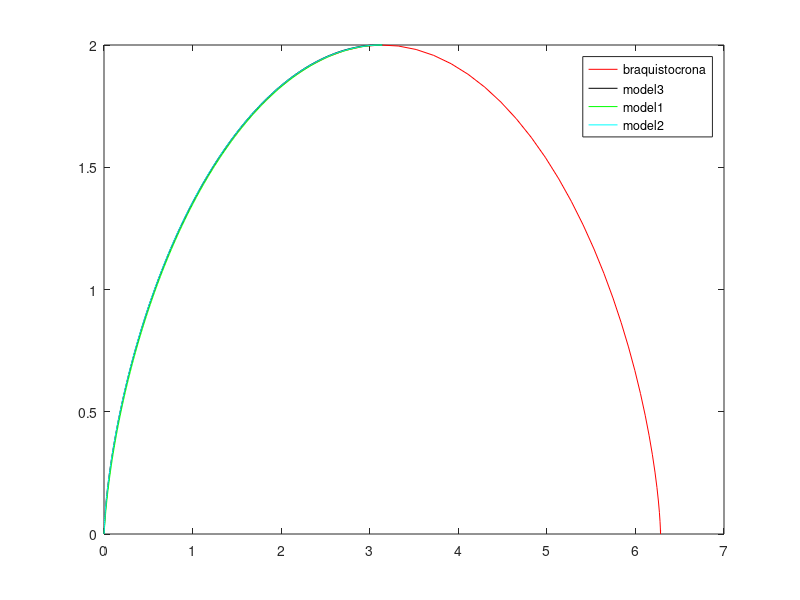

This figure's MATLAB source:
n = 501;

t = linspace(0,10,100);

x_cic =zeros(100,1);
y_cic =zeros(100,1);

for i = 1:100
    x_cic(i) = (t(i) - sin(t(i))); % radi = 1
    y_cic(i) = (1 - cos(t(i)));
end

plot(x_cic(1:65),y_cic(1:65),'r') 
hold on                           
                                  

A = [ 0 0.0001       126 0.0190643    252 0.149674     378 0.742756
  1 0.0002       127 0.0194106    253 0.151837     379 0.751237
  2 0.0003       128 0.0197631    254 0.154026     380 0.759803
  3 0.0004       129 0.0201217    255 0.156242     381 0.768454
  4 0.0005       130 0.0204866    256 0.158486     382 0.777191
  5 0.0006       131 0.0208579    257 0.160756     383 0.786016
  6 0.0007       132 0.0212357    258 0.163054     384 0.794928
  7 0.0008       133 0.02162      259 0.16538      385 0.80393
  8 0.0009       134 0.0220109    260 0.167734     386 0.81302
  9 0.001        135 0.0224086    261 0.170117     387 0.822202
 10 0.0011       136 0.0228131    262 0.172528     388 0.831474
 11 0.0012       137 0.0232245    263 0.174969     389 0.840839
 12 0.0013       138 0.023643     264 0.177439     390 0.850297
 13 0.0014       139 0.0240685    265 0.179938     391 0.859849
 14 0.0015       140 0.0245012    266 0.182467     392 0.869496
 15 0.0016       141 0.0249413    267 0.185026     393 0.879239
 16 0.0017       142 0.0253887    268 0.187616     394 0.889079
 17 0.0018       143 0.0258437    269 0.190237     395 0.899017
 18 0.0019       144 0.0263062    270 0.192888     396 0.909054
 19 0.002        145 0.0267765    271 0.195571     397 0.919191
 20 0.0021       146 0.0272545    272 0.198285     398 0.929428
 21 0.0022       147 0.0277405    273 0.201032     399 0.939768
 22 0.0023       148 0.0282345    274 0.20381      400 0.950211
 23 0.0024       149 0.0287366    275 0.206622     401 0.960757
 24 0.0025       150 0.0292469    276 0.209466     402 0.971409
 25 0.0026       151 0.0297655    277 0.212343     403 0.982168
 26 0.0027       152 0.0302926    278 0.215254     404 0.993033
 27 0.0028       153 0.0308282    279 0.218198     405 1.00401
 28 0.0029       154 0.0313725    280 0.221177     406 1.01509
 29 0.003        155 0.0319256    281 0.22419      407 1.02629
 30 0.0031       156 0.0324876    282 0.227238     408 1.03759
 31 0.0032       157 0.0330586    283 0.230321     409 1.04901
 32 0.0033       158 0.0336386    284 0.233439     410 1.06055
 33 0.0034       159 0.0342279    285 0.236594     411 1.0722
 34 0.0035       160 0.0348266    286 0.239784     412 1.08397
 35 0.0036       161 0.0354347    287 0.243011     413 1.09585
 36 0.0037       162 0.0360524    288 0.246274     414 1.10786
 37 0.0038       163 0.0366799    289 0.249575     415 1.11999
 38 0.0039       164 0.0373171    290 0.252913     416 1.13224
 39 0.004        165 0.0379643    291 0.256289     417 1.14461
 40 0.0041       166 0.0386216    292 0.259703     418 1.15711
 41 0.0042       167 0.0392891    293 0.263155     419 1.16974
 42 0.0043       168 0.0399669    294 0.266647     420 1.1825
 43 0.0044       169 0.0406551    295 0.270177     421 1.19539
 44 0.0045       170 0.041354     296 0.273748     422 1.20841
 45 0.0046       171 0.0420635    297 0.277358     423 1.22156
 46 0.0047       172 0.0427839    298 0.281009     424 1.23485
 47 0.0048       173 0.0435153    299 0.2847       425 1.24827
 48 0.0049       174 0.0442578    300 0.288433     426 1.26184
 49 0.005        175 0.0450116    301 0.292206     427 1.27554
 50 0.0051       176 0.0457767    302 0.296022     428 1.28939
 51 0.0052       177 0.0465534    303 0.29988      429 1.30338
 52 0.0053       178 0.0473417    304 0.30378      430 1.31752
 53 0.0054       179 0.0481418    305 0.307724     431 1.3318
 54 0.0055       180 0.0489538    306 0.311711     432 1.34624
 55 0.0056       181 0.049778     307 0.315741     433 1.36083
 56 0.0057       182 0.0506144    308 0.319816     434 1.37557
 57 0.0058       183 0.0514632    309 0.323936     435 1.39047
 58 0.0059       184 0.0523245    310 0.3281       436 1.40554
 59 0.006        185 0.0531984    311 0.33231      437 1.42076
 60 0.0061       186 0.0540852    312 0.336565     438 1.43615
 61 0.0062       187 0.0549849    313 0.340867     439 1.4517
 62 0.0063       188 0.0558978    314 0.345216     440 1.46743
 63 0.0064       189 0.0568239    315 0.349611     441 1.48332
 64 0.0065       190 0.0577635    316 0.354054     442 1.49939
 65 0.00660185   191 0.0587166    317 0.358545     443 1.51564
 66 0.00670599   192 0.0596835    318 0.363084     444 1.53207
 67 0.00681247   193 0.0606643    319 0.367672     445 1.54869
 68 0.00692134   194 0.0616592    320 0.37231      446 1.5655
 69 0.00703262   195 0.0626682    321 0.376996     447 1.58249
 70 0.00714637   196 0.0636917    322 0.381734     448 1.59967
 71 0.00726263   197 0.0647297    323 0.386521     449 1.61706
 72 0.00738144   198 0.0657824    324 0.39136      450 1.63465
 73 0.00750285   199 0.06685      325 0.39625      451 1.65245
 74 0.00762691   200 0.0679326    326 0.401192     452 1.67046
 75 0.00775366   201 0.0690305    327 0.406186     453 1.68868
 76 0.00788314   202 0.0701437    328 0.411233     454 1.70712
 77 0.0080154    203 0.0712726    329 0.416334     455 1.72578
 78 0.00815049   204 0.0724171    330 0.421488     456 1.74468
 79 0.00828846   205 0.0735776    331 0.426697     457 1.76381
 80 0.00842937   206 0.0747541    332 0.431961     458 1.78317
 81 0.00857325   207 0.075947     333 0.43728      459 1.80278
 82 0.00872015   208 0.0771563    334 0.442654     460 1.82265
 83 0.00887013   209 0.0783822    335 0.448085     461 1.84278
 84 0.00902324   210 0.0796249    336 0.453573     462 1.86316
 85 0.00917954   211 0.0808846    337 0.459118     463 1.88381
 86 0.00933907   212 0.0821615    338 0.464721     464 1.90477
 87 0.00950189   213 0.0834558    339 0.470382     465 1.92599
 88 0.00966805   214 0.0847676    340 0.476101     466 1.94752
 89 0.0098376    215 0.0860972    341 0.481881     467 1.96936
 90 0.0100106    216 0.0874448    342 0.48772      468 1.99152
 91 0.0101871    217 0.0888105    343 0.493619     469 2.01399
 92 0.0103672    218 0.0901945    344 0.49958      470 2.03681
 93 0.0105509    219 0.0915971    345 0.505602     471 2.05996
 94 0.0107383    220 0.0930184    346 0.511686     472 2.08349
 95 0.0109294    221 0.0944586    347 0.517833     473 2.10738
 96 0.0111244    222 0.0959179    348 0.524043     474 2.13167
 97 0.0113231    223 0.0973966    349 0.530317     475 2.15636
 98 0.0115258    224 0.0988949    350 0.536655     476 2.18148
 99 0.0117325    225 0.100413     351 0.543058     477 2.20706
100 0.0119433    226 0.101951     352 0.549526     478 2.23313
101 0.0121581    227 0.103509     353 0.556061     479 2.25969
102 0.0123771    228 0.105088     354 0.562662     480 2.28676
103 0.0126003    229 0.106687     355 0.569331     481 2.31438
104 0.0128279    230 0.108307     356 0.576067     482 2.34256
105 0.0130598    231 0.109948     357 0.582872     483 2.3714
106 0.0132961    232 0.11161      358 0.589746     484 2.4009
107 0.013537     233 0.113294     359 0.59669      485 2.43111
108 0.0137824    234 0.114999     360 0.603704     486 2.46209
109 0.0140325    235 0.116727     361 0.610789     487 2.49391
110 0.0142873    236 0.118476     362 0.617946     488 2.52666
111 0.0145468    237 0.120248     363 0.625175     489 2.56042
112 0.0148112    238 0.122043     364 0.632477     490 2.59531
113 0.0150805    239 0.12386      365 0.639852     491 2.63148
114 0.0153549    240 0.1257       366 0.647302     492 2.66911
115 0.0156342    241 0.127564     367 0.654827     493 2.70847
116 0.0159188    242 0.129452     368 0.662428     494 2.74982
117 0.0162086    243 0.131363     369 0.670105     495 2.79365
118 0.0165036    244 0.133298     370 0.677859     496 2.84064
119 0.0168041    245 0.135257     371 0.685692     497 2.89195
120 0.01711      246 0.137241     372 0.693601     498 2.94939
121 0.0174214    247 0.13925      373 0.701591     499 3.01837
122 0.0177384    248 0.141284     374 0.709661     500 3.1415
123 0.0180611    249 0.143343     375 0.717811     501 0
124 0.0183896    250 0.145427     376 0.726044     502 0
125 0.018724     251 0.147538     377 0.734358     503 0 ];

x_1 = A(:,[2 4,6,8]);

x_1 = reshape(x_1,n+3,1);

B = [ 0 0.0001        126 0.105355      252 0.438992      378 1.1582
  1 0.000260306   127 0.106823      253 0.44307       379 1.16543
  2 0.000478011   128 0.108307      254 0.447173      380 1.17267
  3 0.000742693   129 0.109805      255 0.451302      381 1.17994
  4 0.00104739    130 0.111319      256 0.455457      382 1.18722
  5 0.00138708    131 0.112848      257 0.459637      383 1.19452
  6 0.00175788    132 0.114393      258 0.463843      384 1.20183
  7 0.00215671    133 0.115953      259 0.468076      385 1.20917
  8 0.00258099    134 0.117529      260 0.472334      386 1.21652
  9 0.00302853    135 0.11912       261 0.476618      387 1.22388
 10 0.00349746    136 0.120727      262 0.480929      388 1.23127
 11 0.00398611    137 0.12235       263 0.485265      389 1.23866
 12 0.004493      138 0.123989      264 0.489628      390 1.24608
 13 0.00501681    139 0.125644      265 0.494017      391 1.2535
 14 0.00555632    140 0.127315      266 0.498432      392 1.26094
 15 0.00611045    141 0.129003      267 0.502874      393 1.2684
 16 0.00667817    142 0.130707      268 0.507341      394 1.27587
 17 0.00725855    143 0.132427      269 0.511835      395 1.28336
 18 0.00785074    144 0.134164      270 0.516356      396 1.29085
 19 0.00845392    145 0.135917      271 0.520903      397 1.29836
 20 0.00906736    146 0.137687      272 0.525476      398 1.30589
 21 0.00969033    147 0.139474      273 0.530076      399 1.31342
 22 0.0103222     148 0.141278      274 0.534702      400 1.32097
 23 0.0109623     149 0.143099      275 0.539355      401 1.32853
 24 0.0116101     150 0.144937      276 0.544035      402 1.3361
 25 0.0122651     151 0.146793      277 0.548741      403 1.34368
 26 0.0129267     152 0.148665      278 0.553474      404 1.35127
 27 0.0135944     153 0.150555      279 0.558233      405 1.35887
 28 0.0142678     154 0.152463      280 0.563019      406 1.36648
 29 0.0149464     155 0.154388      281 0.567832      407 1.3741
 30 0.0156298     156 0.15633       282 0.572672      408 1.38173
 31 0.0163177     157 0.158291      283 0.577538      409 1.38937
 32 0.0170096     158 0.160269      284 0.582431      410 1.39701
 33 0.0177052     159 0.162266      285 0.587351      411 1.40466
 34 0.0184042     160 0.16428       286 0.592298      412 1.41232
 35 0.0191062     161 0.166313      287 0.597272      413 1.41999
 36 0.019811      162 0.168363      288 0.602272      414 1.42765
 37 0.0205182     163 0.170433      289 0.607299      415 1.43533
 38 0.0212277     164 0.17252       290 0.612354      416 1.44301
 39 0.0219391     165 0.174626      291 0.617435      417 1.4507
 40 0.0226522     166 0.176751      292 0.622542      418 1.45838
 41 0.0233667     167 0.178895      293 0.627677      419 1.46608
 42 0.0240826     168 0.181057      294 0.632839      420 1.47377
 43 0.0247994     169 0.183238      295 0.638027      421 1.48147
 44 0.0255172     170 0.185438      296 0.643243      422 1.48917
 45 0.0262355     171 0.187657      297 0.648485      423 1.49687
 46 0.0269544     172 0.189896      298 0.653754      424 1.50457
 47 0.0276736     173 0.192154      299 0.659051      425 1.51227
 48 0.028393      174 0.194431      300 0.664374      426 1.51997
 49 0.0291124     175 0.196728      301 0.669724      427 1.52767
 50 0.0298317     176 0.199044      302 0.6751        428 1.53536
 51 0.0305508     177 0.20138       303 0.680504      429 1.54305
 52 0.0312694     178 0.203735      304 0.685934      430 1.55074
 53 0.0319876     179 0.206111      305 0.691391      431 1.55843
 54 0.0327052     180 0.208506      306 0.696875      432 1.56611
 55 0.0334221     181 0.210921      307 0.702386      433 1.57378
 56 0.0341383     182 0.213357      308 0.707924      434 1.58145
 57 0.0348535     183 0.215813      309 0.713488      435 1.58911
 58 0.0355678     184 0.218289      310 0.719079      436 1.59677
 59 0.036281      185 0.220786      311 0.724696      437 1.60441
 60 0.0369931     186 0.223303      312 0.73034       438 1.61205
 61 0.037704      187 0.22584       313 0.736011      439 1.61967
 62 0.0384136     188 0.228398      314 0.741709      440 1.62729
 63 0.0391219     189 0.230977      315 0.747433      441 1.63489
 64 0.0398289     190 0.233577      316 0.753183      442 1.64248
 65 0.0405433     191 0.236198      317 0.75896       443 1.65006
 66 0.0412672     192 0.23884       318 0.764764      444 1.65762
 67 0.0420007     193 0.241503      319 0.770593      445 1.66516
 68 0.0427439     194 0.244187      320 0.776449      446 1.6727
 69 0.0434969     195 0.246892      321 0.782332      447 1.68021
 70 0.0442597     196 0.249619      322 0.78824       448 1.6877
 71 0.0450324     197 0.252367      323 0.794175      449 1.69517
 72 0.0458151     198 0.255137      324 0.800136      450 1.70263
 73 0.046608      199 0.257929      325 0.806123      451 1.71006
 74 0.047411      200 0.260742      326 0.812136      452 1.71747
 75 0.0482243     201 0.263577      327 0.818175      453 1.72485
 76 0.0490479     202 0.266434      328 0.82424       454 1.73221
 77 0.049882      203 0.269313      329 0.830331      455 1.73954
 78 0.0507265     204 0.272214      330 0.836447      456 1.74685
 79 0.0515817     205 0.275137      331 0.842589      457 1.75412
 80 0.0524476     206 0.278083      332 0.848757      458 1.76136
 81 0.0533242     207 0.281051      333 0.85495       459 1.76857
 82 0.0542117     208 0.284041      334 0.861169      460 1.77575
 83 0.0551102     209 0.287054      335 0.867413      461 1.7829
 84 0.0560196     210 0.290089      336 0.873682      462 1.79
 85 0.0569402     211 0.293147      337 0.879977      463 1.79707
 86 0.057872      212 0.296228      338 0.886296      464 1.8041
 87 0.0588151     213 0.299331      339 0.892641      465 1.81109
 88 0.0597696     214 0.302458      340 0.89901       466 1.81803
 89 0.0607355     215 0.305607      341 0.905404      467 1.82493
 90 0.061713      216 0.30878       342 0.911823      468 1.83178
 91 0.0627021     217 0.311975      343 0.918266      469 1.83858
 92 0.063703      218 0.315194      344 0.924734      470 1.84533
 93 0.0647156     219 0.318437      345 0.931227      471 1.85203
 94 0.0657402     220 0.321702      346 0.937743      472 1.85867
 95 0.0667768     221 0.324991      347 0.944284      473 1.86524
 96 0.0678255     222 0.328304      348 0.950849      474 1.87176
 97 0.0688863     223 0.33164       349 0.957437      475 1.87821
 98 0.0699594     224 0.335         350 0.964049      476 1.88459
 99 0.0710449     225 0.338384      351 0.970685      477 1.89091
100 0.0721428     226 0.341791      352 0.977345      478 1.89716
101 0.0732532     227 0.345223      353 0.984027      479 1.90333
102 0.0743763     228 0.348678      354 0.990733      480 1.90941
103 0.0755121     229 0.352158      355 0.997462      481 1.91541
104 0.0766607     230 0.355662      356 1.00421       482 1.92132
105 0.0778221     231 0.35919       357 1.01099       483 1.92713
106 0.0789966     232 0.362742      358 1.01779       484 1.93285
107 0.0801841     233 0.366319      359 1.02461       485 1.93846
108 0.0813848     234 0.36992       360 1.03145       486 1.94396
109 0.0825988     235 0.373545      361 1.03831       487 1.94934
110 0.0838262     236 0.377195      362 1.0452        488 1.95459
111 0.085067      237 0.38087       363 1.05211       489 1.95971
112 0.0863213     238 0.38457       364 1.05903       490 1.96468
113 0.0875893     239 0.388294      365 1.06598       491 1.9695
114 0.0888709     240 0.392043      366 1.07296       492 1.97415
115 0.0901664     241 0.395817      367 1.07995       493 1.97861
116 0.0914757     242 0.399616      368 1.08696       494 1.98286
117 0.0927991     243 0.40344       369 1.094         495 1.98687
118 0.0941366     244 0.407289      370 1.10105       496 1.99062
119 0.0954883     245 0.411163      371 1.10813       497 1.99405
120 0.0968542     246 0.415063      372 1.11522       498 1.99706
121 0.0982345     247 0.418987      373 1.12233       499 1.99947
122 0.0996293     248 0.422937      374 1.12947       500 2
123 0.101039      249 0.426913      375 1.13662       501 0
124 0.102463      250 0.430914      376 1.1438        502 0
125 0.103901      251 0.43494       377 1.15099       503 0 ];

y_1 = B(:,[2 4,6,8]);

y_1 = reshape(y_1,n+3,1);



plot(x_1(1:n),y_1(1:n),'k')
hold on

a = 3.1415; 
x_2=zeros(n,1); % Discretitzem x
for i = 1:n 
    x_2(i) = a*((i-1)/(n-1))^2;
end

C = [   0 1e-07             167     0.736442      334     1.58784
  1     7.90684e-06   168     0.741928      335     1.59211
  2     5.67358e-05   169     0.747415      336     1.59636
  3     0.000181084   170     0.752902      337     1.6006
  4     0.00040485    171     0.75839       338     1.60482
  5     0.000744958   172     0.763878      339     1.60903
  6     0.00121374    173     0.769366      340     1.61322
  7     0.00182018    174     0.774854      341     1.6174
  8     0.00257072    175     0.780342      342     1.62156
  9     0.0034697     176     0.785831      343     1.6257
 10     0.00451975    177     0.791319      344     1.62983
 11     0.00572207    178     0.796806      345     1.63394
 12     0.00707663    179     0.802294      346     1.63804
 13     0.00858238    180     0.80778       347     1.64212
 14     0.0102374     181     0.813266      348     1.64618
 15     0.0120389     182     0.818752      349     1.65023
 16     0.0139836     183     0.824237      350     1.65426
 17     0.0160678     184     0.82972       351     1.65827
 18     0.018287      185     0.835203      352     1.66227
 19     0.0206368     186     0.840684      353     1.66625
 20     0.0231123     187     0.846165      354     1.67021
 21     0.0257084     188     0.851644      355     1.67415
 22     0.0284201     189     0.857122      356     1.67808
 23     0.0312421     190     0.862598      357     1.68199
 24     0.0341693     191     0.868072      358     1.68588
 25     0.0371966     192     0.873545      359     1.68976
 26     0.0403189     193     0.879016      360     1.69362
 27     0.0435314     194     0.884485      361     1.69746
 28     0.0468292     195     0.889952      362     1.70128
 29     0.0502079     196     0.895417      363     1.70508
 30     0.0536629     197     0.90088       364     1.70887
 31     0.0571903     198     0.906341      365     1.71263
 32     0.0607859     199     0.911799      366     1.71638
 33     0.0644461     200     0.917255      367     1.72011
 34     0.0681673     201     0.922708      368     1.72382
 35     0.0719462     202     0.928159      369     1.72752
 36     0.0757798     203     0.933606      370     1.73119
 37     0.0796652     204     0.939051      371     1.73485
 38     0.0835996     205     0.944493      372     1.73848
 39     0.0875806     206     0.949932      373     1.7421
 40     0.0916058     207     0.955368      374     1.7457
 41     0.0956731     208     0.9608        375     1.74928
 42     0.0997805     209     0.966229      376     1.75283
 43     0.103926      210     0.971655      377     1.75637
 44     0.108108      211     0.977077      378     1.75989
 45     0.112325      212     0.982496      379     1.76339
 46     0.116576      213     0.987911      380     1.76687
 47     0.120858      214     0.993322      381     1.77033
 48     0.125172      215     0.998729      382     1.77377
 49     0.129515      216     1.00413       383     1.77719
 50     0.133887      217     1.00953       384     1.78059
 51     0.138286      218     1.01493       385     1.78397
 52     0.142711      219     1.02032       386     1.78732
 53     0.147163      220     1.0257        387     1.79066
 54     0.151639      221     1.03108       388     1.79398
 55     0.156139      222     1.03646       389     1.79727
 56     0.160663      223     1.04183       390     1.80054
 57     0.16521       224     1.0472        391     1.8038
 58     0.169778      225     1.05257       392     1.80703
 59     0.174368      226     1.05792       393     1.81024
 60     0.178979      227     1.06328       394     1.81342
 61     0.18361       228     1.06863       395     1.81659
 62     0.188261      229     1.07397       396     1.81973
 63     0.192931      230     1.07931       397     1.82286
 64     0.19762       231     1.08464       398     1.82596
 65     0.202327      232     1.08996       399     1.82903
 66     0.207053      233     1.09529       400     1.83209
 67     0.211796      234     1.1006        401     1.83512
 68     0.216556      235     1.10591       402     1.83813
 69     0.221333      236     1.11121       403     1.84112
 70     0.226127      237     1.11651       404     1.84408
 71     0.230936      238     1.1218        405     1.84702
 72     0.235762      239     1.12709       406     1.84994
 73     0.240603      240     1.13237       407     1.85284
 74     0.245459      241     1.13764       408     1.85571
 75     0.25033       242     1.14291       409     1.85856
 76     0.255216      243     1.14817       410     1.86138
 77     0.260116      244     1.15342       411     1.86418
 78     0.265031      245     1.15867       412     1.86696
 79     0.269959      246     1.16391       413     1.86971
 80     0.2749        247     1.16915       414     1.87244
 81     0.279855      248     1.17437       415     1.87515
 82     0.284823      249     1.17959       416     1.87783
 83     0.289804      250     1.18481       417     1.88048
 84     0.294797      251     1.19001       418     1.88311
 85     0.299803      252     1.19521       419     1.88572
 86     0.304821      253     1.2004        420     1.8883
 87     0.309851      254     1.20558       421     1.89085
 88     0.314893      255     1.21076       422     1.89338
 89     0.319946      256     1.21593       423     1.89589
 90     0.32501       257     1.22109       424     1.89837
 91     0.330086      258     1.22624       425     1.90082
 92     0.335173      259     1.23138       426     1.90325
 93     0.34027       260     1.23652       427     1.90565
 94     0.345378      261     1.24165       428     1.90803
 95     0.350496      262     1.24677       429     1.91037
 96     0.355624      263     1.25188       430     1.9127
 97     0.360763      264     1.25698       431     1.91499
 98     0.365911      265     1.26208       432     1.91726
 99     0.371069      266     1.26716       433     1.91951
100     0.376236      267     1.27224       434     1.92172
101     0.381413      268     1.27731       435     1.92391
102     0.386599      269     1.28237       436     1.92607
103     0.391793      270     1.28742       437     1.92821
104     0.396997      271     1.29246       438     1.93031
105     0.402209      272     1.2975        439     1.93239
106     0.40743       273     1.30252       440     1.93444
107     0.412659      274     1.30753       441     1.93646
108     0.417896      275     1.31254       442     1.93846
109     0.423141      276     1.31753       443     1.94042
110     0.428395      277     1.32252       444     1.94236
111     0.433655      278     1.3275        445     1.94427
112     0.438924      279     1.33246       446     1.94615
113     0.4442        280     1.33742       447     1.948
114     0.449483      281     1.34237       448     1.94982
115     0.454773      282     1.3473        449     1.95161
116     0.46007       283     1.35223       450     1.95338
117     0.465374      284     1.35715       451     1.95511
118     0.470685      285     1.36205       452     1.95681
119     0.476002      286     1.36695       453     1.95849
120     0.481326      287     1.37183       454     1.96013
121     0.486656      288     1.37671       455     1.96174
122     0.491992      289     1.38157       456     1.96333
123     0.497334      290     1.38642       457     1.96488
124     0.502682      291     1.39127       458     1.9664
125     0.508036      292     1.3961        459     1.96789
126     0.513395      293     1.40092       460     1.96935
127     0.51876       294     1.40573       461     1.97078
128     0.52413       295     1.41052       462     1.97217
129     0.529506      296     1.41531       463     1.97354
130     0.534886      297     1.42008       464     1.97487
131     0.540272      298     1.42485       465     1.97617
132     0.545662      299     1.4296        466     1.97744
133     0.551057      300     1.43434       467     1.97867
134     0.556457      301     1.43907       468     1.97987
135     0.561861      302     1.44378       469     1.98105
136     0.567269      303     1.44849       470     1.98218
137     0.572682      304     1.45318       471     1.98329
138     0.578098      305     1.45786       472     1.98436
139     0.583519      306     1.46253       473     1.9854
140     0.588944      307     1.46718       474     1.9864
141     0.594372      308     1.47182       475     1.98737
142     0.599804      309     1.47645       476     1.9883
143     0.605239      310     1.48107       477     1.98921
144     0.610678      311     1.48568       478     1.99007
145     0.61612       312     1.49027       479     1.9909
146     0.621565      313     1.49485       480     1.9917
147     0.627014      314     1.49941       481     1.99246
148     0.632465      315     1.50397       482     1.99319
149     0.637919      316     1.50851       483     1.99388
150     0.643375      317     1.51303       484     1.99454
151     0.648835      318     1.51754       485     1.99516
152     0.654296      319     1.52204       486     1.99574
153     0.65976       320     1.52653       487     1.99629
154     0.665227      321     1.531         488     1.9968
155     0.670695      322     1.53546       489     1.99727
156     0.676165      323     1.5399        490     1.99771
157     0.681638      324     1.54433       491     1.99811
158     0.687112      325     1.54875       492     1.99847
159     0.692588      326     1.55315       493     1.9988
160     0.698065      327     1.55754       494     1.99908
161     0.703544      328     1.56191       495     1.99933
162     0.709024      329     1.56627       496     1.99954
163     0.714506      330     1.57061       497     1.99972
164     0.719988      331     1.57494       498     1.99985
165     0.725472      332     1.57925       499     1.99994
166     0.730956      333     1.58355       500     2 ];



y_2 = C(:,[2 4,6]);

y_2 = reshape(y_2,n,1);

plot(x_2,y_2,'g')
hold on

b = 2; 

y_3=zeros(n,1); % Discretitzem y
for i = 1:n 
    y_3(i) = b*(1-( 1- ( (i-1) / (n-1) ) )^2);
end

E = [  0 1e-07            167     0.687736     334     1.83263
  1     0.0013704    168     0.693695     335     1.84015
  2     0.00187561   169     0.699667     336     1.84768
  3     0.00258972   170     0.705654     337     1.85522
  4     0.00346388   171     0.711655     338     1.86276
  5     0.00447276   172     0.71767      339     1.8703
  6     0.00560017   173     0.723699     340     1.87785
  7     0.00683455   174     0.729742     341     1.88541
  8     0.00816716   175     0.735799     342     1.89297
  9     0.00959106   176     0.741869     343     1.90054
 10     0.0111006    177     0.747952     344     1.90811
 11     0.0126909    178     0.75405      345     1.91568
 12     0.0143581    179     0.76016      346     1.92327
 13     0.0160985    180     0.766285     347     1.93085
 14     0.017909     181     0.772422     348     1.93844
 15     0.0197869    182     0.778573     349     1.94604
 16     0.0217297    183     0.784737     350     1.95364
 17     0.0237353    184     0.790913     351     1.96125
 18     0.0258015    185     0.797103     352     1.96886
 19     0.0279265    186     0.803306     353     1.97648
 20     0.0301086    187     0.809522     354     1.9841
 21     0.0323463    188     0.815751     355     1.99172
 22     0.034638     189     0.821992     356     1.99935
 23     0.0369825    190     0.828246     357     2.00699
 24     0.0393785    191     0.834513     358     2.01462
 25     0.0418247    192     0.840792     359     2.02227
 26     0.0443201    193     0.847084     360     2.02992
 27     0.0468635    194     0.853388     361     2.03757
 28     0.0494541    195     0.859705     362     2.04523
 29     0.0520909    196     0.866034     363     2.05289
 30     0.054773     197     0.872375     364     2.06055
 31     0.0574995    198     0.878728     365     2.06822
 32     0.0602696    199     0.885093     366     2.0759
 33     0.0630826    200     0.891471     367     2.08358
 34     0.0659377    201     0.89786      368     2.09126
 35     0.0688343    202     0.904261     369     2.09895
 36     0.0717716    203     0.910675     370     2.10664
 37     0.074749     204     0.9171       371     2.11433
 38     0.077766     205     0.923536     372     2.12203
 39     0.0808218    206     0.929984     373     2.12974
 40     0.083916     207     0.936444     374     2.13745
 41     0.0870479    208     0.942916     375     2.14516
 42     0.0902171    209     0.949399     376     2.15287
 43     0.0934231    210     0.955893     377     2.16059
 44     0.0966652    211     0.962399     378     2.16831
 45     0.0999432    212     0.968916     379     2.17604
 46     0.103256     213     0.975444     380     2.18377
 47     0.106604     214     0.981984     381     2.1915
 48     0.109987     215     0.988534     382     2.19924
 49     0.113403     216     0.995096     383     2.20698
 50     0.116854     217     1.00167      384     2.21473
 51     0.120337     218     1.00825      385     2.22248
 52     0.123853     219     1.01485      386     2.23023
 53     0.127401     220     1.02145      387     2.23798
 54     0.130982     221     1.02807      388     2.24574
 55     0.134594     222     1.0347       389     2.25351
 56     0.138238     223     1.04133      390     2.26127
 57     0.141912     224     1.04798      391     2.26904
 58     0.145618     225     1.05464      392     2.27681
 59     0.149353     226     1.06131      393     2.28459
 60     0.153119     227     1.06799      394     2.29237
 61     0.156914     228     1.07468      395     2.30015
 62     0.160739     229     1.08138      396     2.30793
 63     0.164593     230     1.08809      397     2.31572
 64     0.168476     231     1.09481      398     2.32351
 65     0.172388     232     1.10154      399     2.3313
 66     0.176328     233     1.10828      400     2.3391
 67     0.180296     234     1.11503      401     2.3469
 68     0.184292     235     1.1218       402     2.3547
 69     0.188315     236     1.12857      403     2.36251
 70     0.192365     237     1.13535      404     2.37032
 71     0.196443     238     1.14214      405     2.37813
 72     0.200547     239     1.14894      406     2.38594
 73     0.204678     240     1.15575      407     2.39376
 74     0.208836     241     1.16257      408     2.40158
 75     0.213019     242     1.1694       409     2.4094
 76     0.217229     243     1.17624      410     2.41722
 77     0.221464     244     1.18309      411     2.42505
 78     0.225724     245     1.18995      412     2.43287
 79     0.23001      246     1.19682      413     2.44071
 80     0.23432      247     1.20369      414     2.44854
 81     0.238656     248     1.21058      415     2.45637
 82     0.243016     249     1.21748      416     2.46421
 83     0.247401     250     1.22438      417     2.47205
 84     0.251809     251     1.23129      418     2.47989
 85     0.256242     252     1.23822      419     2.48774
 86     0.260699     253     1.24515      420     2.49558
 87     0.26518      254     1.25209      421     2.50343
 88     0.269683     255     1.25904      422     2.51128
 89     0.274211     256     1.266        423     2.51913
 90     0.278761     257     1.27297      424     2.52699
 91     0.283334     258     1.27995      425     2.53484
 92     0.287931     259     1.28693      426     2.5427
 93     0.292549     260     1.29393      427     2.55056
 94     0.29719      261     1.30093      428     2.55842
 95     0.301854     262     1.30795      429     2.56628
 96     0.30654      263     1.31497      430     2.57415
 97     0.311247     264     1.322        431     2.58201
 98     0.315977     265     1.32903      432     2.58988
 99     0.320728     266     1.33608      433     2.59775
100     0.325501     267     1.34313      434     2.60562
101     0.330295     268     1.3502       435     2.61349
102     0.33511      269     1.35727      436     2.62136
103     0.339946     270     1.36435      437     2.62923
104     0.344803     271     1.37144      438     2.63711
105     0.349681     272     1.37853      439     2.64498
106     0.35458      273     1.38564      440     2.65286
107     0.359499     274     1.39275      441     2.66074
108     0.364439     275     1.39987      442     2.66861
109     0.369398     276     1.407        443     2.67649
110     0.374378     277     1.41414      444     2.68437
111     0.379378     278     1.42128      445     2.69225
112     0.384398     279     1.42843      446     2.70013
113     0.389437     280     1.43559      447     2.70801
114     0.394496     281     1.44276      448     2.71589
115     0.399575     282     1.44993      449     2.72378
116     0.404672     283     1.45712      450     2.73166
117     0.409789     284     1.46431      451     2.73954
118     0.414925     285     1.47151      452     2.74742
119     0.42008      286     1.47871      453     2.7553
120     0.425254     287     1.48593      454     2.76319
121     0.430447     288     1.49315      455     2.77107
122     0.435658     289     1.50038      456     2.77895
123     0.440888     290     1.50761      457     2.78683
124     0.446136     291     1.51485      458     2.79471
125     0.451402     292     1.5221       459     2.80259
126     0.456686     293     1.52936      460     2.81046
127     0.461989     294     1.53663      461     2.81834
128     0.467309     295     1.5439       462     2.82622
129     0.472648     296     1.55118      463     2.83409
130     0.478004     297     1.55846      464     2.84197
131     0.483377     298     1.56576      465     2.84984
132     0.488768     299     1.57306      466     2.85771
133     0.494177     300     1.58036      467     2.86557
134     0.499603     301     1.58768      468     2.87344
135     0.505046     302     1.595        469     2.8813
136     0.510506     303     1.60233      470     2.88916
137     0.515983     304     1.60966      471     2.89702
138     0.521477     305     1.617        472     2.90487
139     0.526988     306     1.62435      473     2.91272
140     0.532515     307     1.6317       474     2.92057
141     0.538059     308     1.63906      475     2.92841
142     0.54362      309     1.64643      476     2.93624
143     0.549197     310     1.65381      477     2.94408
144     0.55479      311     1.66119      478     2.9519
145     0.5604       312     1.66857      479     2.95972
146     0.566025     313     1.67597      480     2.96753
147     0.571667     314     1.68337      481     2.97533
148     0.577325     315     1.69077      482     2.98313
149     0.582998     316     1.69818      483     2.99091
150     0.588688     317     1.7056       484     2.99869
151     0.594393     318     1.71303      485     3.00645
152     0.600113     319     1.72046      486     3.01419
153     0.605849     320     1.7279       487     3.02192
154     0.611601     321     1.73534      488     3.02964
155     0.617368     322     1.74279      489     3.03733
156     0.62315      323     1.75024      490     3.04499
157     0.628947     324     1.7577       491     3.05263
158     0.63476      325     1.76517      492     3.06023
159     0.640587     326     1.77264      493     3.06779
160     0.646429     327     1.78012      494     3.07529
161     0.652286     328     1.78761      495     3.08273
162     0.658158     329     1.7951       496     3.09007
163     0.664045     330     1.80259      497     3.0973
164     0.669946     331     1.81009      498     3.10436
165     0.675861     332     1.8176       499     3.11127
166     0.681791     333     1.82511      500     3.1415
];

x_3 = E(:,[2 4,6]);

x_3 = reshape(x_3,n,1); 

plot(x_3,y_3,'c') 
hold off
legend('braquistocrona','model3','model1','model2');
